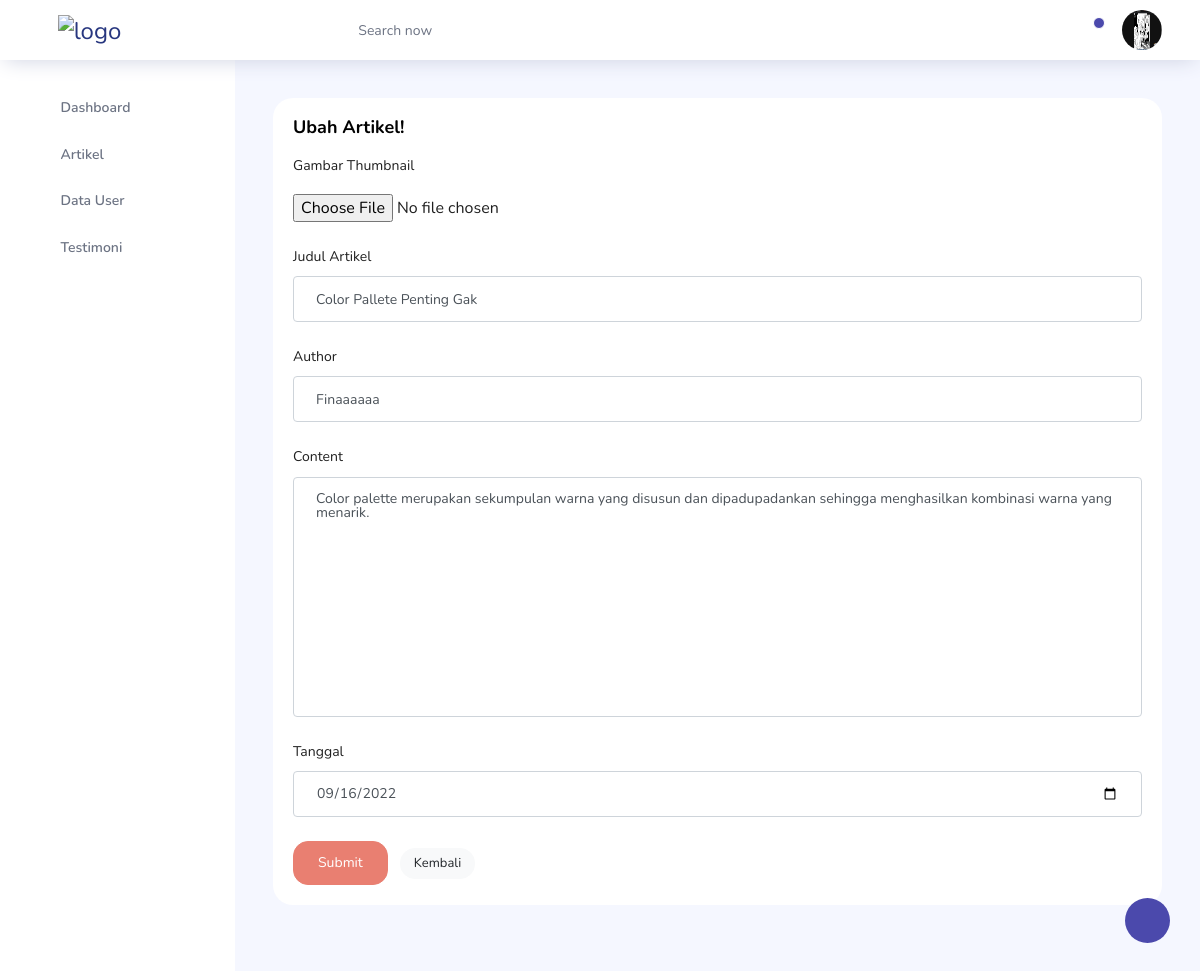
Page /dashboard/editartikel.php?id=1 (signed in) on the committed database.
### tables this page shows
CREATE TABLE `user` (
  `id_user` int(11) NOT NULL,
  `username` varchar(30) NOT NULL,
  `password` varchar(255) NOT NULL,
  `nama` varchar(30) NOT NULL,
  `gambar` text NOT NULL,
  `role` varchar(10) NOT NULL
);

CREATE TABLE `blog` (
  `id_blog` int(11) NOT NULL,
  `author` varchar(255) NOT NULL,
  `judul` text NOT NULL,
  `isi` text NOT NULL,
  `excerpt` text NOT NULL,
  `gambar` varchar(255) NOT NULL,
  `tanggal` varchar(12) NOT NULL
);

### dashboard/koneksi.php (called while the page is built, shortened)
<?php
function koneksiMesketch()
{
    $servername = "localhost";
    $username = "root";
    $password = "";
    $database = "mesketch";
    $koneksi = new mysqli($servername, $username, $password, $database);
    return $koneksi;
}

### dashboard/crudDash.php (called while the page is built, shortened)
<?php
require_once 'koneksi.php';
function bacaBlog($id)
{
    $data = array();
    $sql = "select * from blog where id_blog = $id";
    $koneksi = koneksiMesketch();
    $hasil = mysqli_query($koneksi, $sql);
    $i = 0;
    while ($baris = mysqli_fetch_assoc($hasil)) {
        $data[$i]['idBlog'] = $baris['id_blog'];
        $data[$i]['author'] = $baris['author'];
        $data[$i]['judul'] = $baris['judul'];
        $data[$i]['isi'] = $baris['isi'];
        $data[$i]['excerpt'] = $baris['excerpt'];
        $data[$i]['gambar'] = $baris['gambar'];
        $data[$i]['tanggal'] = $baris['tanggal'];
        $i++;
    }
    return $data;
}
function bacaLogin()
{
    $username = $_SESSION['username'];
    $koneksi = koneksiMesketch();
    $sql = "select * from user where username = '$username'";
    $hasil = mysqli_query($koneksi, $sql);
    if (mysqli_num_rows($hasil) > 0) {
        $baris = mysqli_fetch_assoc($hasil);
        $data['username'] =  $baris['username'];
        $data['password'] =  $baris['password'];
        $data['gambar'] = $baris['gambar'];
        $data['nama'] =  $baris['nama'];
        $data['role'] = $baris['role'];
        return $data;
    } else {
        mysqli_close($koneksi);
        return null;
    }
}

### dashboard/editartikel.php (the view, shortened to what this page needs)
<?php
$id = $_GET['id'];
include 'crudDash.php';
$bacaBlog = bacaBlog($id);
?>
<!DOCTYPE html>
<html lang="en">
<head>
  <link rel="stylesheet" href="vendors/feather/feather.css">
  <link rel="stylesheet" href="vendors/ti-icons/css/themify-icons.css">
  <link rel="stylesheet" href="vendors/css/vendor.bundle.base.css">
  <link rel="stylesheet" href="vendors/datatables.net-bs4/dataTables.bootstrap4.css">
  <link rel="stylesheet" href="vendors/ti-icons/css/themify-icons.css">
  <link rel="stylesheet" type="text/css" href="js/select.dataTables.min.css">
  <link rel="stylesheet" href="css/vertical-layout-light/style1.css">
</head>
<body>
  <div class="container-scroller">
    <?php
    include('navbar.php');
    ?>
    <div class="container-fluid page-body-wrapper">
      <?php
      include('sidebar.php');
      ?>
      <div class="main-panel">
        <div class="content-wrapper">
          <div class="row">
            <div class="col-12 grid-margin stretch-card">
              <div class="card">
                <div class="card-body">
                  <form action="proses.php" method="POST" enctype="multipart/form-data">
                    <h4 class="card-title">Ubah Artikel!</h4>
                    <?php
                    foreach ($bacaBlog as $blog) {
                      $id = $blog['idBlog'];
                      $author = $blog['author'];
                      $judul = $blog['judul'];
                      $isi = $blog['isi'];
                      $img = $blog['gambar'];
                      $tanggal = $blog['tanggal'];
                      echo "
                  <div class='form-group'>
                    <label>Gambar Thumbnail</label>
                    <p></p>
                    <input type='file' name='img'>
                  </div>
                  <div class='form-group'>
                    <label for='exampleInputCity1'>Judul Artikel</label>
                    <input type='text' class='form-control' name='judul' id='exampleInputCity1' placeholder='Judul' value='$judul'>
                  </div>
                  <div class='form-group'>
                    <label for='exampleInputCity1'>Author</label>
                    <input type='text' class='form-control' name='author' id='exampleInputCity1' placeholder='Author' value='$author'>
                  </div>
                  <div class='form-group'>
                    <label for='exampleTextarea1'>Content</label>
                    <textarea rows='15' id='ckeditor' name='isi'  class='ckeditor form-control'>$isi</textarea placeholder='isi artikel'>
                    </div>
                    <div class='form-group'>
                      <label for='exampleInputCity1'>Tanggal</label>
                      <input type='date' class='form-control' id='exampleInputCity1' name='tanggal' placeholder='tanggal uploaad' value='$tanggal'>
                    </div>
                    <input type='hidden' name='img' value='$img' />
                    <input type='hidden' name='id' value=' $id' />
                    <button type='submit' value='EditArti' name='EditArti'  class='btn btn-primary mr-2'>Submit</button>
                    <a href='artikel.php' class='btn btn-light btn-sm'>Kembali</a>
                    ";
                    } ?>
                  </form>
                </div>
              </div>
            </div>
          </div>
        </div>
      </div>
    </div>
  </div>
  </div>
</body>
</html>

### dashboard/navbar.php (shortened to what this page needs)
<?php
$baca = bacaLogin();
?>
<nav class="navbar col-lg-12 col-12 p-0 fixed-top d-flex flex-row">
  <div class="text-center navbar-brand-wrapper d-flex align-items-center justify-content-center">
    <a class="navbar-brand brand-logo mr-5" href="index.html"><img src="images/mesketch-01.svg" class="mr-2" alt="logo" /></a>
  </div>
  <div class="navbar-menu-wrapper d-flex align-items-center justify-content-end">
    <button class="navbar-toggler navbar-toggler align-self-center" type="button" data-toggle="minimize">
      <span class="icon-menu"></span>
    </button>
    <ul class="navbar-nav mr-lg-2">
      <li class="nav-item nav-search d-none d-lg-block">
        <div class="input-group">
          <div class="input-group-prepend hover-cursor" id="navbar-search-icon">
            <span class="input-group-text" id="search">
              <i class="icon-search"></i>
            </span>
          </div>
          <input type="text" class="form-control" id="navbar-search-input" placeholder="Search now" aria-label="search" aria-describedby="search">
        </div>
      </li>
    </ul>
    <ul class="navbar-nav navbar-nav-right">
      <li class="nav-item dropdown">
        <a class="nav-link count-indicator dropdown-toggle" id="notificationDropdown" href="#" data-toggle="dropdown">
          <i class="icon-bell mx-0"></i>
          <span class="count"></span>
        </a>
      </li>
      <li class="nav-item nav-profile dropdown">
        <a class="nav-link dropdown-toggle" href="#" data-toggle="dropdown" id="profileDropdown">
          <img src="../img/profile/<?php echo $baca['gambar']; ?>" alt="profile" />
        </a>
      </li>
    </ul>
  </div>
</nav>
<div class="container-fluid page-body-wrapper">
  <div class="theme-setting-wrapper">
    <div id="settings-trigger"><i class="ti-settings"></i></div>
  </div>

### rows in the picture
user: gambar (picture)
blog: judul "Color Pallete Penting Gak", author "Finaaaaaa", isi "Color palette merupakan sekumpulan warna yang disusun dan dipadupadankan sehingga menghasilkan kombinasi warna yang menarik.", tanggal "09/16/2022"
